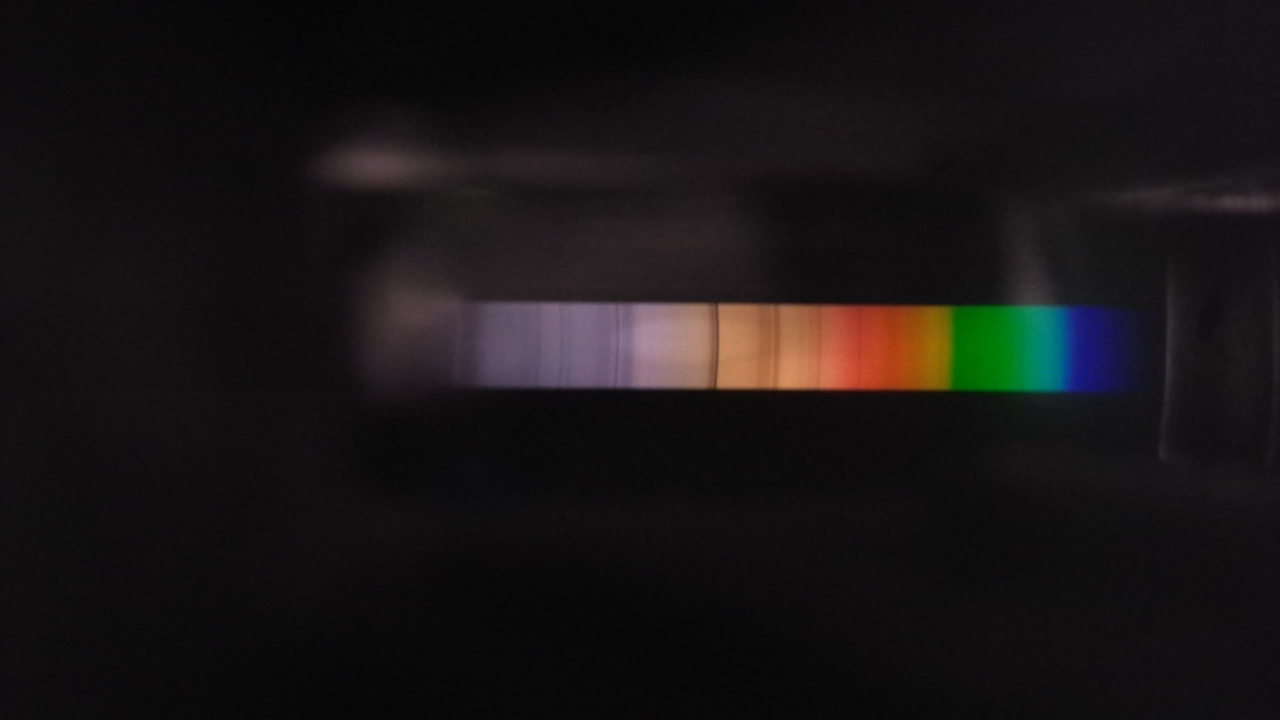
#> input picture FYP_Code/FYP/Data/sunlight.jpg, 3840 x 2160 px, found by its file name (shown at 1/3 size)
$ python read_pic_analysis_v1.py
#> lines starting #> are read from the running program, lines starting #| are printed output that depends on the picture
import cv2
import numpy as np
import matplotlib.pyplot as plt
import matplotlib.colors


def wavelength_to_rgb(wavelength, gamma=0.8):
    ''' taken from http://www.noah.org/wiki/Wavelength_to_RGB_in_Python
    This converts a given wavelength of light to an
    approximate RGB color value. The wavelength must be given
    in nanometers in the range from 380 nm through 750 nm
    (789 THz through 400 THz).

    Based on code by Dan Bruton
    http://www.physics.sfasu.edu/astro/color/spectra.html
    Additionally alpha value set to 0.5 outside range
    '''
    wavelength = float(wavelength)
    if wavelength >= 380 and wavelength <= 750:
        A = 1.
    else:
        A = 0.3
    if wavelength < 380:
        wavelength = 380.
    if wavelength > 750:
        wavelength = 750.
    if wavelength >= 380 and wavelength <= 440:
        attenuation = 0.3 + 0.7 * (wavelength - 380) / (440 - 380)
        R = ((-(wavelength - 440) / (440 - 380)) * attenuation)**gamma
        G = 0.0
        B = (1.0 * attenuation)**gamma
    elif wavelength >= 440 and wavelength <= 490:
        R = 0.0
        G = ((wavelength - 440) / (490 - 440))**gamma
        B = 1.0
    elif wavelength >= 490 and wavelength <= 510:
        R = 0.0
        G = 1.0
        B = (-(wavelength - 510) / (510 - 490))**gamma
    elif wavelength >= 510 and wavelength <= 580:
        R = ((wavelength - 510) / (580 - 510))**gamma
        G = 1.0
        B = 0.0
    elif wavelength >= 580 and wavelength <= 645:
        R = 1.0
        G = (-(wavelength - 645) / (645 - 580))**gamma
        B = 0.0
    elif wavelength >= 645 and wavelength <= 750:
        attenuation = 0.3 + 0.7 * (750 - wavelength) / (750 - 645)
        R = (1.0 * attenuation)**gamma
        G = 0.0
        B = 0.0
    else:
        R = 0.0
        G = 0.0
        B = 0.0
    return (R, G, B, A)


def linear(u):
    if u < 0.04045:
        gamma = 25 * u / 323
    else:
        gamma = pow(((200 * u + 11) / 211), (12 / 5))
    return gamma


img = cv2.imread("./FYP/Data/sunlight.jpg")
#> img is the input picture: shape (2160, 3840, 3); mean B, G, R 20.7, 20.5, 23.3
col, row, a = img.shape
#> col = 2160; row = 3840; a = 3
col2 = 1080
img2 = img.astype(float)[col2, :, :]

for x in range(row):
    for y in range(a):
        img2[x, y] = linear(img2[x, y] / 255)
#> this loop made 3840 passes

convert_XYZ = np.array([[0.4124, 0.3576, 0.1805], [0.2126, 0.7152, 0.0722],
                        [0.0193, 0.1192, 0.9505]])
#> convert_XYZ = [[0.412, 0.358, 0.18], [0.213, 0.715, 0.0722], [0.0193, 0.119, 0.951]]

XYZ = np.dot(convert_XYZ, np.fliplr(img2).T)

sensor_w = 6.4
F_L2 = 4.784575119803315
phi = 0.942087992419107
alpha = 0
d = 1000
k = 1
pixel_w = sensor_w / row
#> pixel_w = 0.00167
x = np.arange(0, row)
#> x = 3840 values from 0 to 3839
x_1 = (np.sin((x - (row / 2)) * pixel_w / F_L2 + phi) + np.sin(alpha)) * d / k
Y_1 = np.flipud(XYZ[1, :])
#> Y_1 = 3840 values, max 0.326 at index 1466, min 0.00351 at index 2968, mean 0.0864

x = x_1
y = Y_1
#> y has the same summary as Y_1
colors = np.array(np.vectorize(wavelength_to_rgb)(x))
fig, ax = plt.subplots()
ax.plot(x, y, color="gray")
for i in range(len(x) - 1):
    plt.fill_between([x[i], x[i + 1]], y[i], 0, color=colors[:, i])
plt.savefig('WavelengthColors.png', dpi=200)
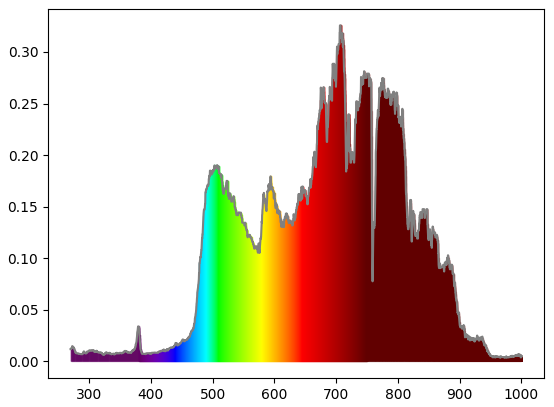
#> figure drawn by matplotlib, 1 panel
plt.show()

$ run again, with FYP_Code/FYP/Data/532laser.jpg copied over FYP_Code/FYP/Data/sunlight.jpg
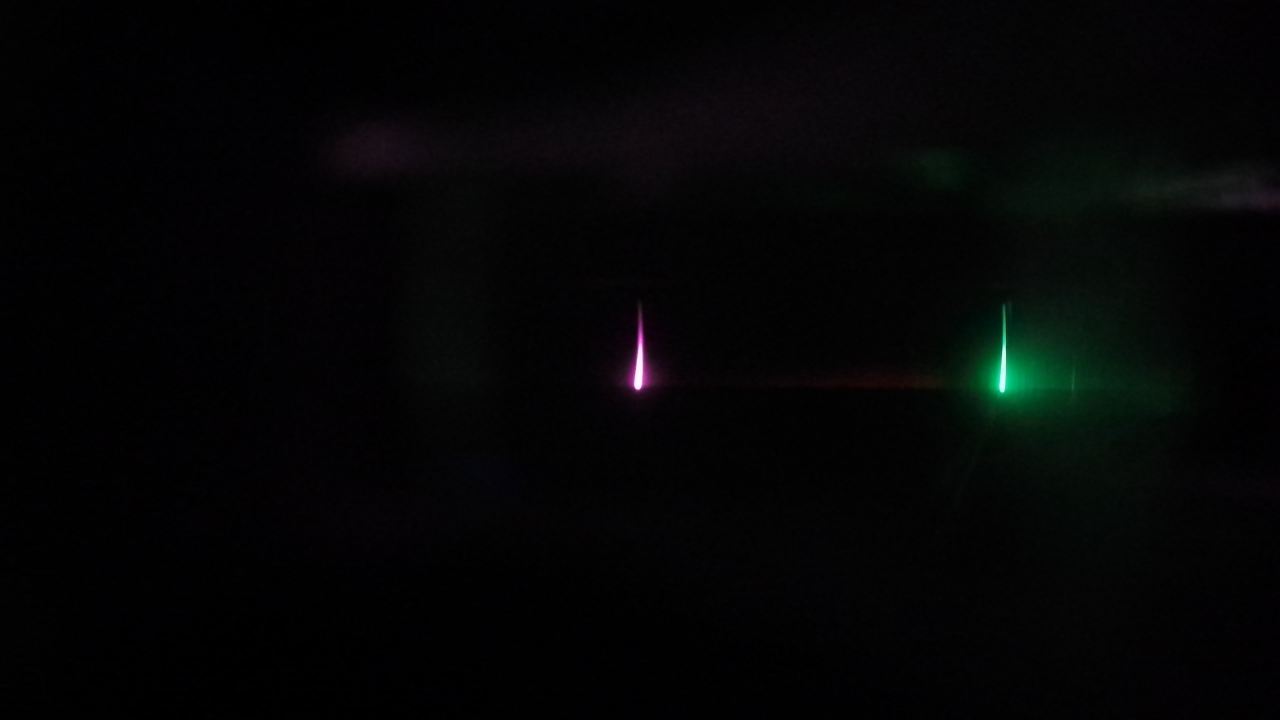
#> input picture FYP_Code/FYP/Data/532laser.jpg, 3840 x 2160 px, found by its file name (shown at 1/3 size)
#> img is the input picture: shape (2160, 3840, 3); mean B, G, R 5.1, 4.9, 4
#> the loop `for x in range(row):` made 3840 passes
#> convert_XYZ = [[0.412, 0.358, 0.18], [0.213, 0.715, 0.0722], [0.0193, 0.119, 0.951]]
#> Y_1 = 3840 values, max 0.903 at index 827, min 0 at index 32, mean 0.0147
#> y has the same summary as Y_1
#> `plt.savefig('WavelengthColors.png', dpi=200)`:
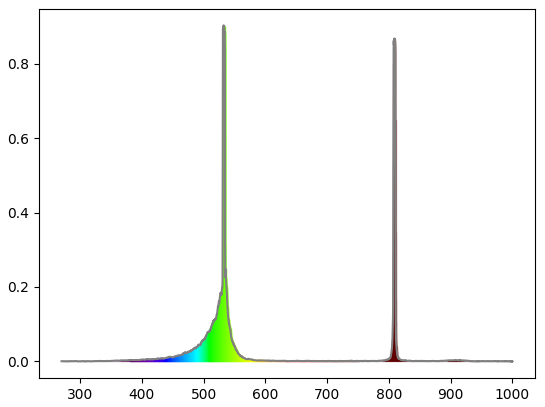
#> figure drawn by matplotlib, 1 panel

$ run again, with FYP_Code/FYP/Data/632laser.jpg copied over FYP_Code/FYP/Data/sunlight.jpg
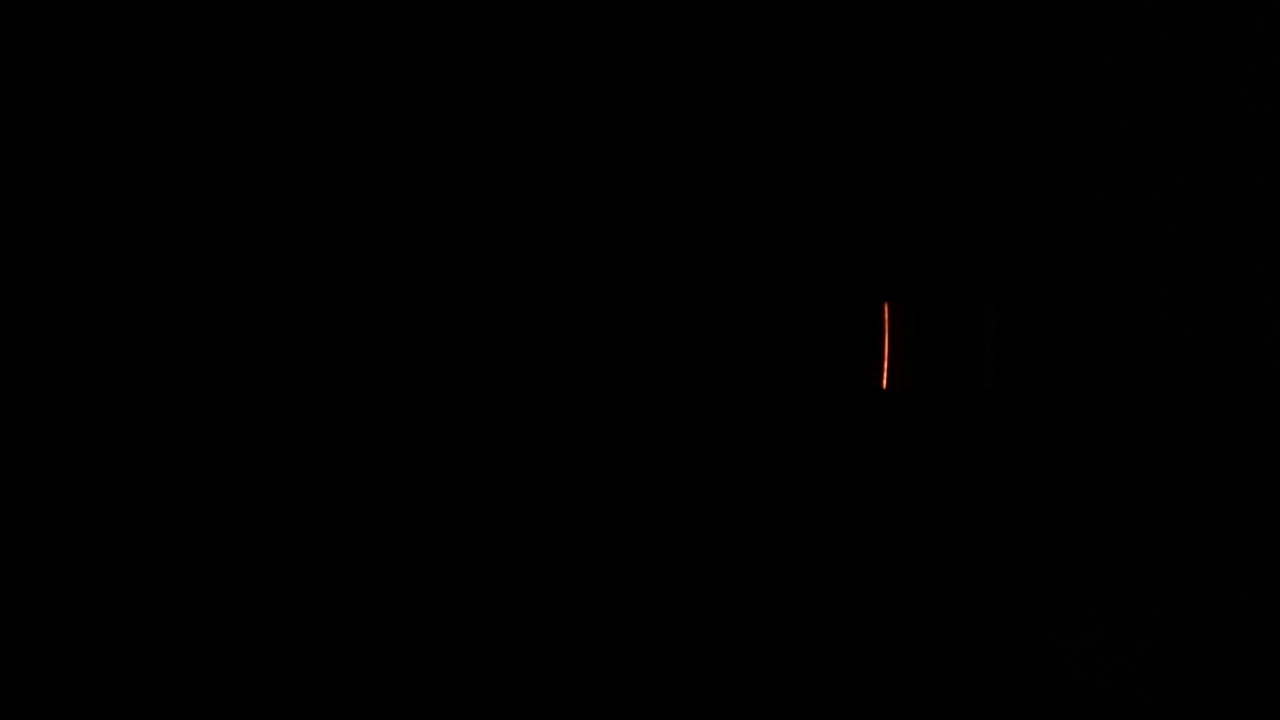
#> input picture FYP_Code/FYP/Data/632laser.jpg, 3840 x 2160 px, found by its file name (shown at 1/3 size)
#> img is the input picture: shape (2160, 3840, 3); mean B, G, R 0.2, 0.2, 0.3
#> convert_XYZ = [[0.412, 0.358, 0.18], [0.213, 0.715, 0.0722], [0.0193, 0.119, 0.951]]
#> Y_1 = 3840 values, max 0.343 at index 1182, min 0 at index 328, mean 0.00062
#> y has the same summary as Y_1
#> `plt.savefig('WavelengthColors.png', dpi=200)`:
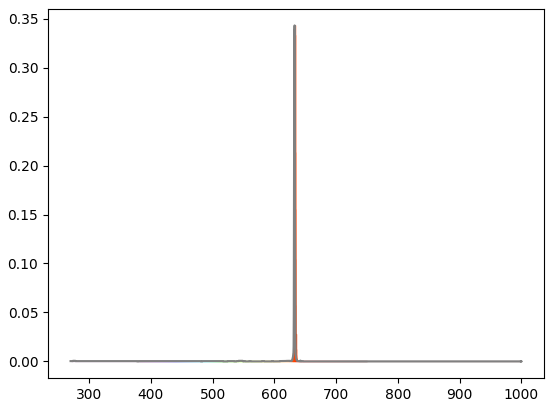
#> figure drawn by matplotlib, 1 panel
